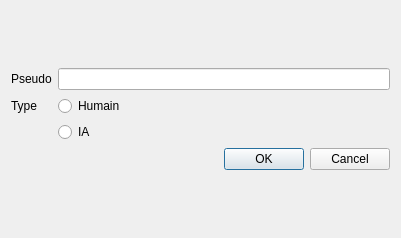
<?xml version="1.0" encoding="UTF-8"?>
<ui version="4.0">
 <class>DialogNouveauJoueur</class>
 <widget class="QDialog" name="DialogNouveauJoueur">
  <property name="geometry">
   <rect>
    <x>0</x>
    <y>0</y>
    <width>401</width>
    <height>238</height>
   </rect>
  </property>
  <property name="windowTitle">
   <string>Dialog</string>
  </property>
  <layout class="QGridLayout" name="gridLayout_2">
   <item row="0" column="1">
    <layout class="QGridLayout" name="gridLayout">
     <item row="1" column="1">
      <widget class="QLineEdit" name="pseudo"/>
     </item>
     <item row="2" column="1">
      <widget class="QRadioButton" name="isHuman">
       <property name="text">
        <string>Humain</string>
       </property>
      </widget>
     </item>
     <item row="3" column="1">
      <widget class="QRadioButton" name="isIA">
       <property name="text">
        <string>IA</string>
       </property>
      </widget>
     </item>
     <item row="1" column="0">
      <widget class="QLabel" name="label_pseudo">
       <property name="text">
        <string>Pseudo</string>
       </property>
      </widget>
     </item>
     <item row="2" column="0">
      <widget class="QLabel" name="label_type">
       <property name="text">
        <string>Type</string>
       </property>
      </widget>
     </item>
     <item row="4" column="1">
      <widget class="QDialogButtonBox" name="buttonBox">
       <property name="orientation">
        <enum>Qt::Horizontal</enum>
       </property>
       <property name="standardButtons">
        <set>QDialogButtonBox::Cancel|QDialogButtonBox::Ok</set>
       </property>
      </widget>
     </item>
    </layout>
   </item>
  </layout>
 </widget>
 <resources/>
 <connections>
  <connection>
   <sender>buttonBox</sender>
   <signal>accepted()</signal>
   <receiver>DialogNouveauJoueur</receiver>
   <slot>accept()</slot>
   <hints>
    <hint type="sourcelabel">
     <x>289</x>
     <y>202</y>
    </hint>
    <hint type="destinationlabel">
     <x>157</x>
     <y>274</y>
    </hint>
   </hints>
  </connection>
  <connection>
   <sender>buttonBox</sender>
   <signal>rejected()</signal>
   <receiver>DialogNouveauJoueur</receiver>
   <slot>reject()</slot>
   <hints>
    <hint type="sourcelabel">
     <x>357</x>
     <y>202</y>
    </hint>
    <hint type="destinationlabel">
     <x>286</x>
     <y>274</y>
    </hint>
   </hints>
  </connection>
 </connections>
</ui>
